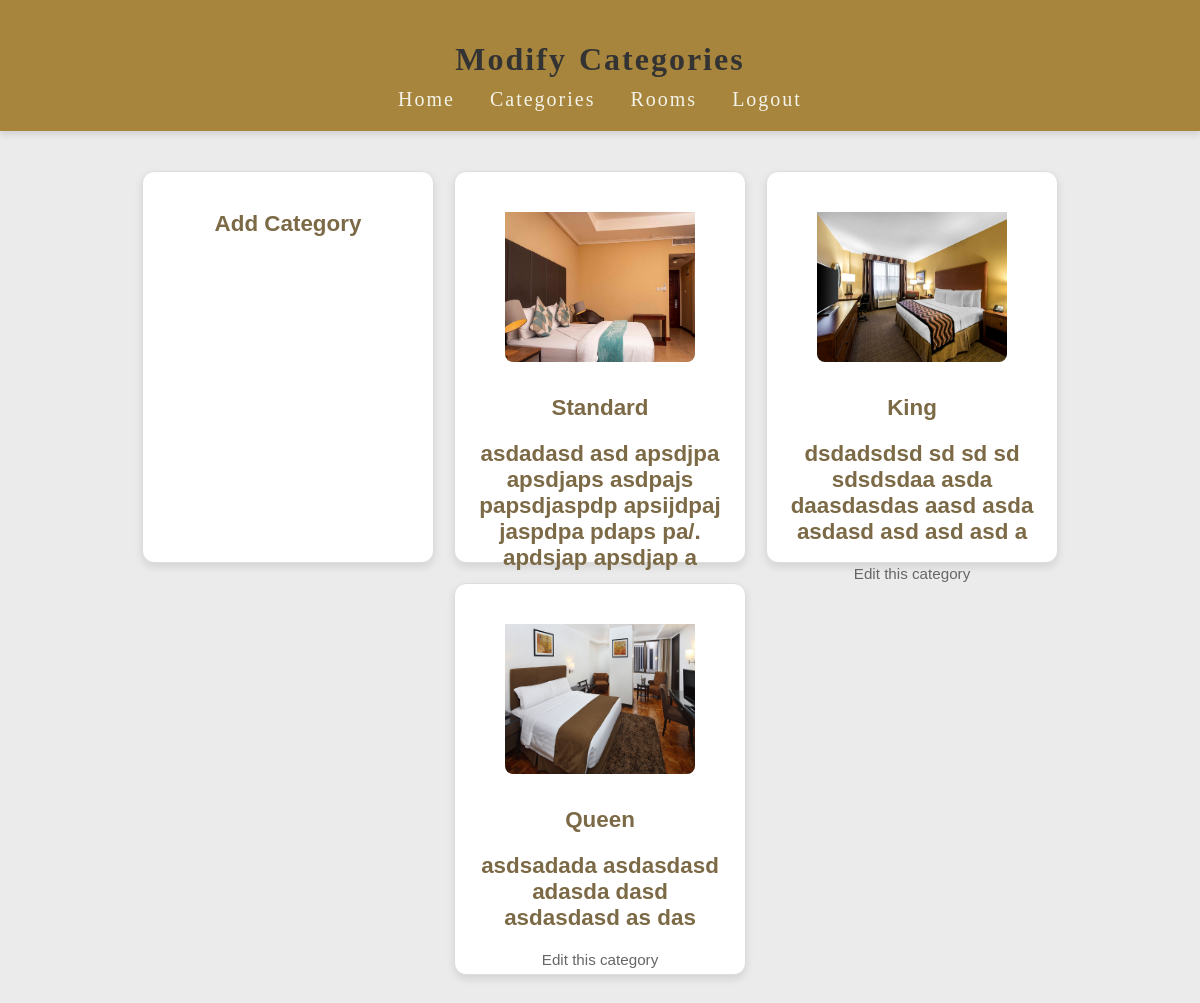
Screenshot of /dashboard/category/modify/ (signed in) with the database file from the repository.
### dashboard/models.py (models this page shows, shortened)
class RoomCategory(models.Model):
    category_id = models.CharField(max_length=30)
    room_photo = models.ImageField(default='fallback.png', blank=True)
    room_desc = models.TextField(max_length=200, blank=True)
    room_price = models.DecimalField(max_digits=10, decimal_places=2)

### dashboard/views.py (the view)
# urls.py: path('category/modify/', views.modify_category_landing, name='modify_category_landing'),
@login_required
def modify_category_landing(request):
    categories = RoomCategory.objects.all()  # Updated from Category to RoomCategory
    return render(request, 'dashboard/modify_category_landing.html', {'categories': categories})

### dashboard/templates/dashboard/modify_category_landing.html (shortened to what this page needs)
{% load static %}
<!DOCTYPE html>
<html lang="en">
<head>
    <link rel="stylesheet" href="{% static 'css/css.css' %}">
</head>
<body>
    <header>
        <h1>Modify Categories</h1>
        <ul>
            <li><a href="{% url 'dashboard:admin_landing' %}">Home</a></li>
            <li><a href="{% url 'dashboard:add_or_modify_category' %}">Categories</a></li>
            <li><a href="{% url 'dashboard:add_or_modify_room' %}">Rooms</a></li>
            <li><a href="{% url 'dashboard:admin_logout' %}">Logout</a></li>
        </ul>
    </header>
    <div class="container">
        <div class="card-container">
            <a href="{% url 'dashboard:add_category' %}">
                <h2>Add Category</h2>
            </a>
        </div>
        {% for category in categories %}
        <div class="card-container">
            <a href="{% url 'dashboard:modify_category' category.id %}">
                {% if category.room_photo %}
                <img src="{{ category.room_photo.url }}" alt="Room Photo" class="room-photo">
                {% else %}
                <img src="{% static '../media/lizard.jpeg' %}" alt="Default Room Photo" class="room-photo">
                {% endif %}
                <h2>{{ category.category_id }}</h2>
                <h2>{{ category.room_desc }}</h2>
                <p>Edit this category</p>
            </a>
        </div>
        {% endfor %}
    </div>
</body>
</html>

### dashboard/static/css/css.css (style rules this page uses)
body { font-family: 'Arial', sans-serif; background:#ebebeb; margin: 0; display: flex; flex-direction: column; height: 100vh; }
header { display: flex; flex-direction: column; align-items: center; justify-content: center; background-color: #a7853c; padding: 20px; box-shadow: 0px 4px 6px rgba(0, 0, 0, 0.1); font-family: "Palatino Linotype", "Book Antiqua", Palatino, serif; font-size: 20px; letter-spacing: 2px; word-spacing: 2px; color: #ffffff; font-weight: 400; text-decoration: none; font-style: normal; font-variant: normal; text-transform: none; }
header h1 { font-size: 2rem; margin-bottom: 10px; color: #333; }
header ul { list-style: none; display: flex; gap: 15px; padding: 0; margin: 0; }
header ul li { margin: 0; }
header ul li a { text-decoration: none; color: #fafdf8ea; font-weight: 500; padding: 5px 10px; border-radius: 5px; transition: background-color 0.3s, color 0.3s; }
a { text-decoration: none; color: #7C6A46; }
h2 { text-align: center; margin-bottom: 20px; color: #7C6A46; }
.container { display: flex; justify-content: center; align-items: center; flex-wrap: wrap; gap: 20px; padding: 40px; }
.card-container { width: 250px; height: 350px; background-color: #ffffff; border: 1px solid #ddd; border-radius: 12px; box-shadow: 0 4px 8px rgba(0, 0, 0, 0.1); transition: transform 0.3s ease, box-shadow 0.3s ease; text-align: center; padding: 20px; text-decoration: none; color: inherit; }
.card-container h2 { color: #7C6A46; font-size: 1.4em; }
.card-container p { color: #666; font-size: 0.95em; }
.card-container img { padding-top: 20px; width: 190px; height: 150px; }
.room-photo { width: 50%; height: auto; border-radius: 8px; margin-bottom: 10px; }

### rows the page displays
RoomCategory: room_photo (picture), category_id "Standard", room_desc "asdadasd asd apsdjpa apsdjaps asdpajs papsdjaspdp apsijdpaj jaspdpa pdaps pa/. apdsjap apsdjap a"
RoomCategory: room_photo (picture), category_id "King", room_desc "dsdadsdsd sd sd sd sdsdsdaa asda daasdasdas aasd asda asdasd asd asd asd a"
RoomCategory: room_photo (picture), category_id "Queen", room_desc "asdsadada asdasdasd adasda dasd asdasdasd as das"
